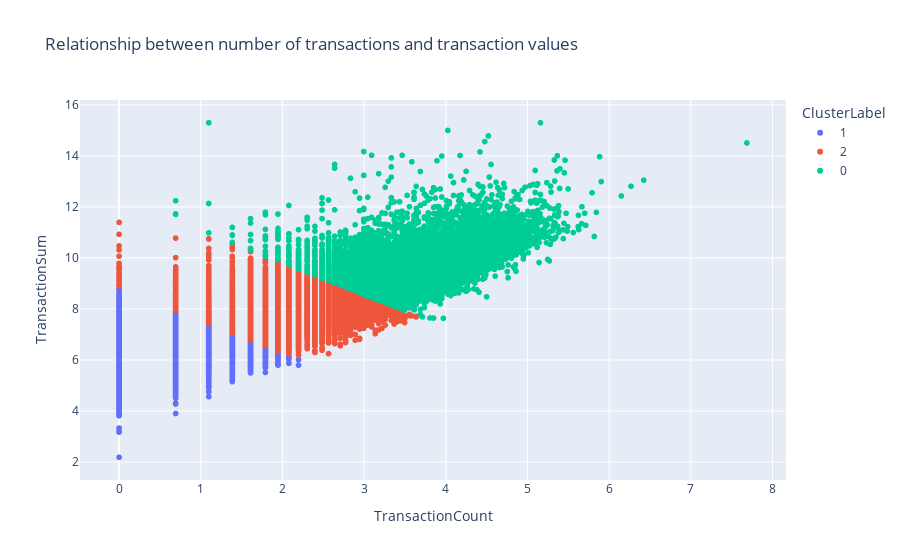

Notebook code cell kept with this figure:
### Code cell
simple = simple.astype({"ClusterLabel" : "category"})

fig = px.scatter(
    data_frame=simple,
    x="TransactionCount",
    y="TransactionSum",
    title="Relationship between number of transactions and transaction values",
    color="ClusterLabel",
)
fig.show()

### Figure 1 — Plotly figure (JSON) as saved in the notebook; plotly's stock layout.template omitted (floating-point values rounded to 4 significant figures; data arrays with more than 128 entries replaced by an {"elided": "..."} marker saying what was removed)
{"data": [{"hovertemplate": "ClusterLabel=1<br>TransactionCount=%{x}<br>TransactionSum=%{y}<extra></extra>", "legendgroup": "1", "marker": {"color": "#636efa", "symbol": "circle"}, "mode": "markers", "name": "1", "showlegend": true, "type": "scattergl", "x": {"elided": "13343 float values"}, "xaxis": "x", "y": {"elided": "13343 float values"}, "yaxis": "y"}, {"hovertemplate": "ClusterLabel=2<br>TransactionCount=%{x}<br>TransactionSum=%{y}<extra></extra>", "legendgroup": "2", "marker": {"color": "#EF553B", "symbol": "circle"}, "mode": "markers", "name": "2", "showlegend": true, "type": "scattergl", "x": {"elided": "21900 float values"}, "xaxis": "x", "y": {"elided": "21900 float values"}, "yaxis": "y"}, {"hovertemplate": "ClusterLabel=0<br>TransactionCount=%{x}<br>TransactionSum=%{y}<extra></extra>", "legendgroup": "0", "marker": {"color": "#00cc96", "symbol": "circle"}, "mode": "markers", "name": "0", "showlegend": true, "type": "scattergl", "x": {"elided": "14362 float values"}, "xaxis": "x", "y": {"elided": "14362 float values"}, "yaxis": "y"}], "layout": {"legend": {"title": {"text": "ClusterLabel"}, "tracegroupgap": 0}, "title": {"text": "Relationship between number of transactions and transaction values"}, "xaxis": {"anchor": "y", "domain": [0, 1], "title": {"text": "TransactionCount"}}, "yaxis": {"anchor": "x", "domain": [0, 1], "title": {"text": "TransactionSum"}}}}
